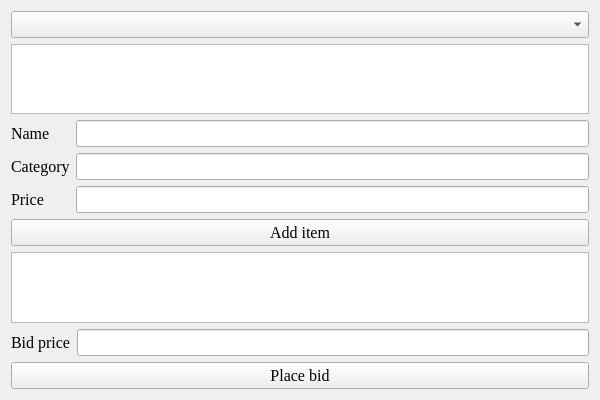
<?xml version="1.0" encoding="UTF-8"?>
<ui version="4.0">
 <class>UserGuiClass</class>
 <widget class="QWidget" name="UserGuiClass">
  <property name="geometry">
   <rect>
    <x>0</x>
    <y>0</y>
    <width>600</width>
    <height>400</height>
   </rect>
  </property>
  <property name="windowTitle">
   <string>UserGui</string>
  </property>
  <layout class="QVBoxLayout" name="verticalLayout_4">
   <item>
    <layout class="QVBoxLayout" name="verticalLayout_2">
     <item>
      <widget class="QComboBox" name="comboBox">
       <property name="font">
        <font>
         <family>Times New Roman</family>
         <pointsize>12</pointsize>
        </font>
       </property>
      </widget>
     </item>
     <item>
      <widget class="QListWidget" name="itemsList">
       <property name="font">
        <font>
         <family>Times New Roman</family>
         <pointsize>12</pointsize>
        </font>
       </property>
      </widget>
     </item>
     <item>
      <layout class="QVBoxLayout" name="verticalLayout">
       <item>
        <layout class="QFormLayout" name="formLayout">
         <item row="0" column="0">
          <widget class="QLabel" name="label">
           <property name="font">
            <font>
             <family>Times New Roman</family>
             <pointsize>12</pointsize>
            </font>
           </property>
           <property name="text">
            <string>Name</string>
           </property>
          </widget>
         </item>
         <item row="0" column="1">
          <widget class="QLineEdit" name="nameLineEdit">
           <property name="font">
            <font>
             <family>Times New Roman</family>
             <pointsize>12</pointsize>
            </font>
           </property>
          </widget>
         </item>
         <item row="1" column="0">
          <widget class="QLabel" name="label_2">
           <property name="font">
            <font>
             <family>Times New Roman</family>
             <pointsize>12</pointsize>
            </font>
           </property>
           <property name="text">
            <string>Category</string>
           </property>
          </widget>
         </item>
         <item row="1" column="1">
          <widget class="QLineEdit" name="categoryLineEdit">
           <property name="font">
            <font>
             <family>Times New Roman</family>
             <pointsize>12</pointsize>
            </font>
           </property>
          </widget>
         </item>
         <item row="2" column="0">
          <widget class="QLabel" name="label_3">
           <property name="font">
            <font>
             <family>Times New Roman</family>
             <pointsize>12</pointsize>
            </font>
           </property>
           <property name="text">
            <string>Price</string>
           </property>
          </widget>
         </item>
         <item row="2" column="1">
          <widget class="QLineEdit" name="priceLineEdit">
           <property name="font">
            <font>
             <family>Times New Roman</family>
             <pointsize>12</pointsize>
            </font>
           </property>
          </widget>
         </item>
        </layout>
       </item>
       <item>
        <widget class="QPushButton" name="addButton">
         <property name="font">
          <font>
           <family>Times New Roman</family>
           <pointsize>12</pointsize>
          </font>
         </property>
         <property name="text">
          <string>Add item</string>
         </property>
        </widget>
       </item>
      </layout>
     </item>
    </layout>
   </item>
   <item>
    <layout class="QVBoxLayout" name="verticalLayout_3">
     <item>
      <widget class="QListWidget" name="offersList">
       <property name="font">
        <font>
         <family>Times New Roman</family>
         <pointsize>12</pointsize>
         <bold>false</bold>
        </font>
       </property>
      </widget>
     </item>
     <item>
      <layout class="QFormLayout" name="formLayout_2">
       <item row="0" column="0">
        <widget class="QLabel" name="label_4">
         <property name="font">
          <font>
           <family>Times New Roman</family>
           <pointsize>12</pointsize>
          </font>
         </property>
         <property name="text">
          <string>Bid price</string>
         </property>
        </widget>
       </item>
       <item row="0" column="1">
        <widget class="QLineEdit" name="bidPriceLineEdit">
         <property name="font">
          <font>
           <family>Times New Roman</family>
           <pointsize>12</pointsize>
          </font>
         </property>
        </widget>
       </item>
       <item row="1" column="0" colspan="2">
        <widget class="QPushButton" name="bidButton">
         <property name="font">
          <font>
           <family>Times New Roman</family>
           <pointsize>12</pointsize>
          </font>
         </property>
         <property name="text">
          <string>Place bid</string>
         </property>
        </widget>
       </item>
      </layout>
     </item>
    </layout>
   </item>
  </layout>
 </widget>
 <layoutdefault spacing="6" margin="11"/>
 <resources/>
 <connections/>
</ui>
